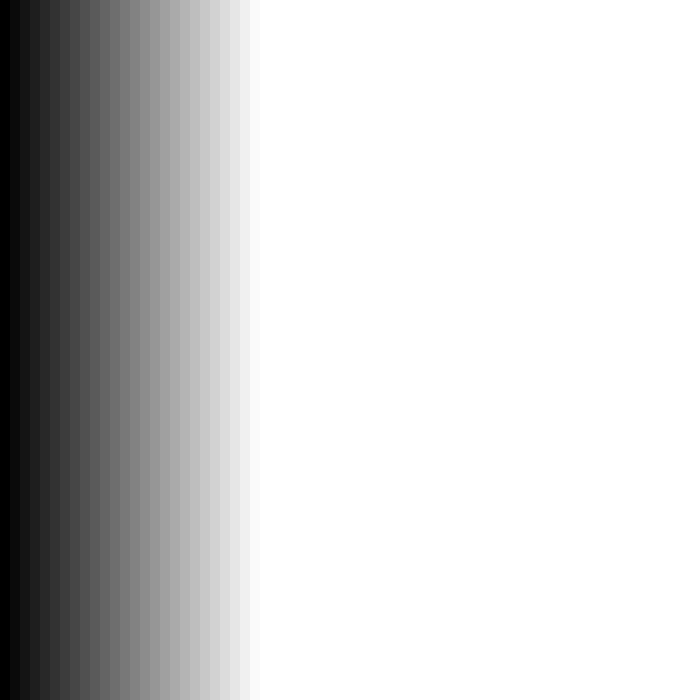
Frame 1 (no input)
Frame 60 (the mouse pressed at the canvas centre just before this capture): identical to frame 1, image omitted
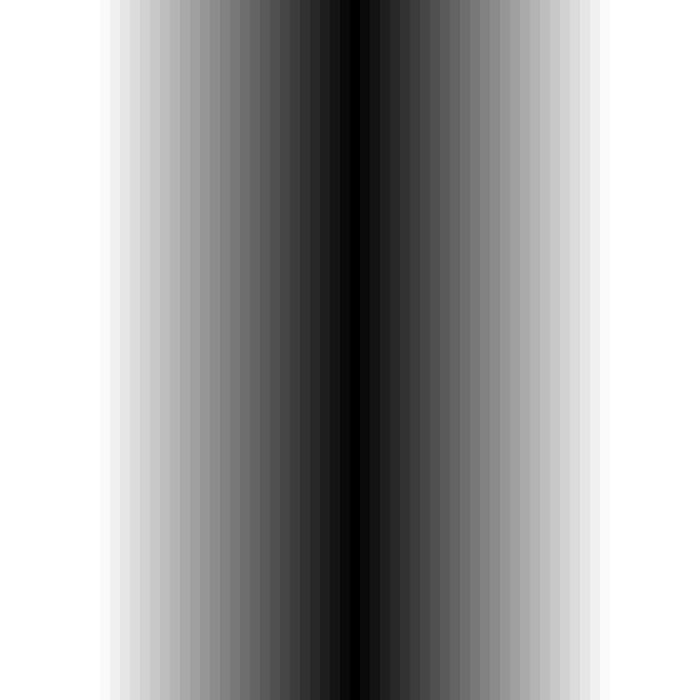
Frame 120 (the mouse held since frame 60 and released just before this capture)

The Processing sketch that drew these frames (run headless with seeded random() and noise(); from frame 60 on, the mouse is pressed at the canvas centre):

// Processing sketch: Exercise_6_6
// ── Exercise_6_6.pde
void setup() {
  size(700,700);
  background(0);
}

void draw() {
  background(0); //Start with i as 0.
  for (int i = 0; i < width;) { //While i is less than the width of the window.
    noStroke();
    float distance = abs (mouseX - i);
    
    fill (distance);
    rect(i, 0, 10, height);
    
//Increase i by 10.
  i += 10;
  }
}
